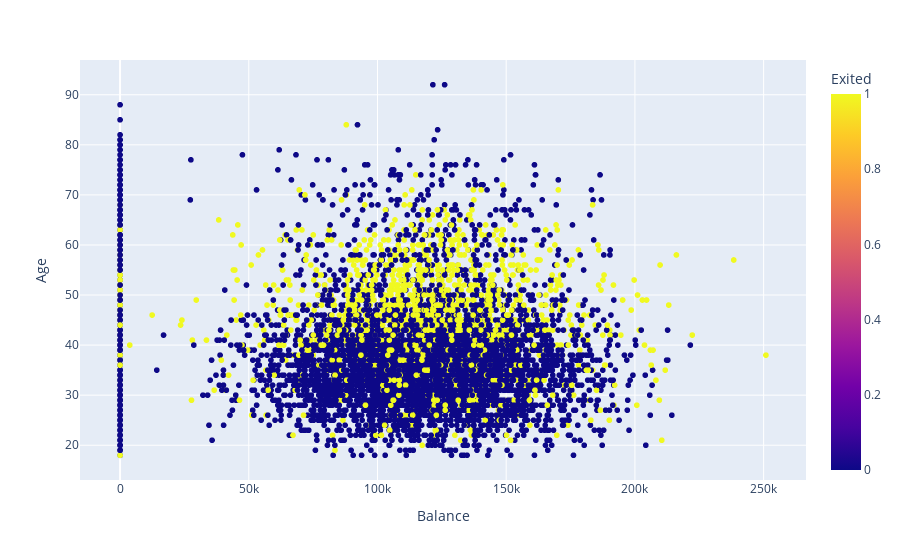

Source (notebook cell):
### Code cell
px.scatter(df, x = "Balance", y = "Age", color = "Exited")

### Figure 1 — Plotly figure (JSON) as saved in the notebook; plotly's stock layout.template omitted (floating-point values rounded to 4 significant figures; data arrays with more than 128 entries replaced by an {"elided": "..."} marker saying what was removed)
{"data": [{"hovertemplate": "Balance=%{x}<br>Age=%{y}<br>Exited=%{marker.color}<extra></extra>", "legendgroup": "", "marker": {"color": {"elided": "10000 int values"}, "coloraxis": "coloraxis", "symbol": "circle"}, "mode": "markers", "name": "", "showlegend": false, "type": "scattergl", "x": {"elided": "10000 float values"}, "xaxis": "x", "y": {"elided": "10000 int values"}, "yaxis": "y"}], "layout": {"coloraxis": {"colorbar": {"title": {"text": "Exited"}}, "colorscale": [[0, "#0d0887"], [0.1111, "#46039f"], [0.2222, "#7201a8"], [0.3333, "#9c179e"], [0.4444, "#bd3786"], [0.5556, "#d8576b"], [0.6667, "#ed7953"], [0.7778, "#fb9f3a"], [0.8889, "#fdca26"], [1, "#f0f921"]]}, "legend": {"tracegroupgap": 0}, "margin": {"t": 60}, "xaxis": {"anchor": "y", "domain": [0, 1], "title": {"text": "Balance"}}, "yaxis": {"anchor": "x", "domain": [0, 1], "title": {"text": "Age"}}}}
